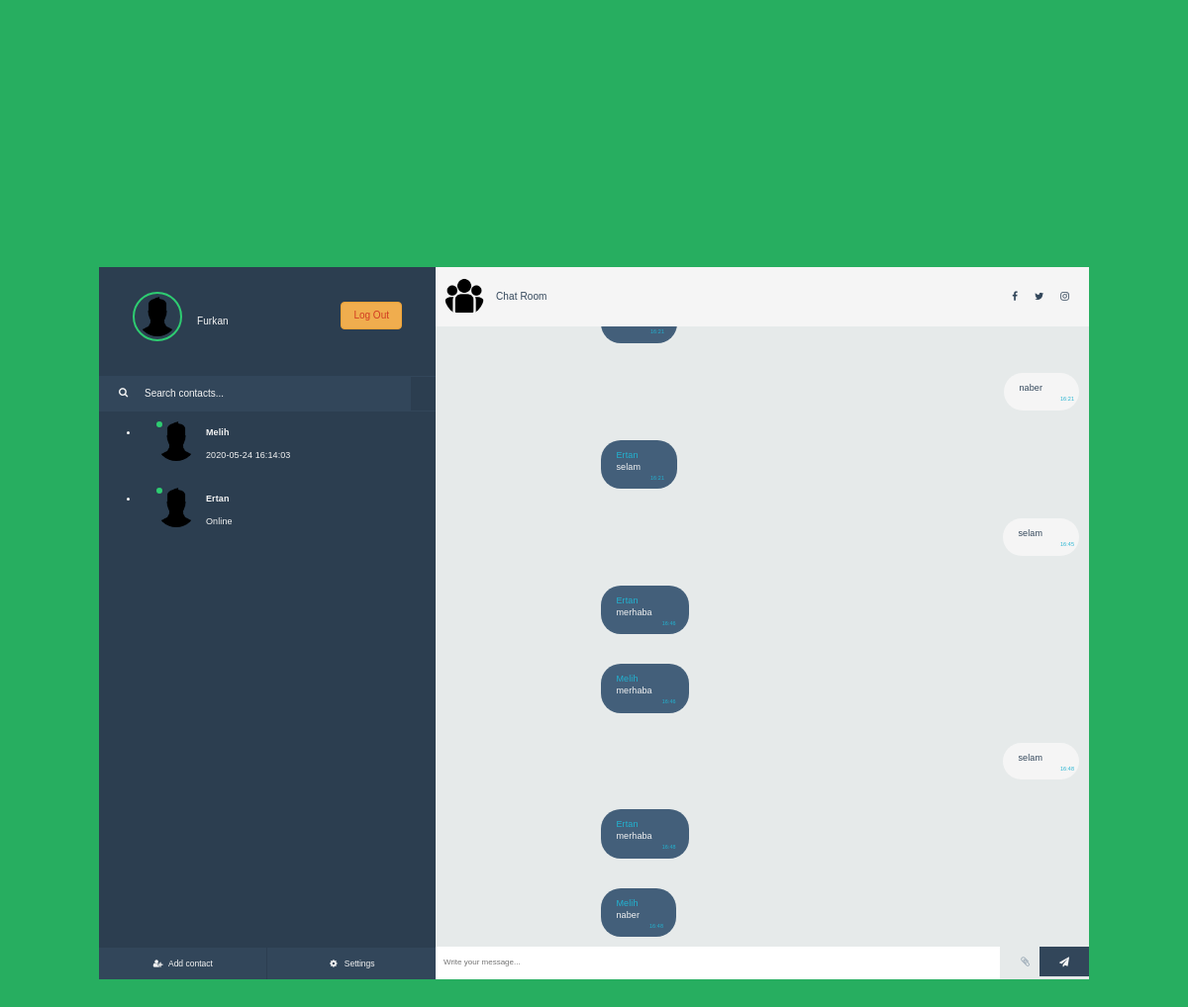
/chatroom.php (signed in), run on the app's committed database.
### tables this page shows
CREATE TABLE `users` (
  `id` int(6) UNSIGNED NOT NULL,
  `name` varchar(30) NOT NULL,
  `password` varchar(16) NOT NULL,
  `email` varchar(50) NOT NULL,
  `login_status` tinyint(4) NOT NULL DEFAULT 0,
  `last_login` datetime NOT NULL
);

CREATE TABLE `chatrooms` (
  `id` int(6) UNSIGNED NOT NULL,
  `userid` int(6) NOT NULL,
  `msg` varchar(200) NOT NULL,
  `created_on` datetime NOT NULL
);

### db/users.php (called while the page is built, shortened)
<?php
	class users {
		public $dbConn;
		public function __construct() {
			require_once("DbConnect.php");
			$db = new DbConnect();
			$this->dbConn = $db->connect();
		}
		public function getAllUsers() {
			$stmt = $this->dbConn->prepare("SELECT * FROM users");
			$stmt->execute();
			$users = $stmt->fetchAll(PDO::FETCH_ASSOC);
			return $users;
		}
	}

### db/DbConnect.php (called while the page is built, shortened)
<?php
	class DbConnect {
		private $host = 'localhost';
		private $dbName = 'web';
		private $user = 'root';
		private $pass = '';
		public function connect() {
			try {
				$conn = new PDO("mysql:host=$this->host; dbname=$this->dbName;charset=utf8mb4", $this->user, $this->pass);
				$conn->setAttribute(PDO::ATTR_ERRMODE, PDO::ERRMODE_EXCEPTION);
				return $conn;
			} catch( PDOException $e) {
				echo 'Database Error: ' . $e->getMessage();
			}
		}
	}
 ?>

### db/chatrooms.php (called while the page is built, shortened)
<?php
	class chatrooms
	{
		protected $dbConn;
		public function __construct() {
			require_once('DbConnect.php');
			$db = new DbConnect();
			$this->dbConn = $db->connect();
		}
		public function getAllChatRooms() {
			$stmt = $this->dbConn->prepare("SELECT c.*, u.name FROM chatrooms c JOIN users u ON(c.userid = u.id) ORDER BY c.id ASC");
			$stmt->execute();
			$chatrooms = $stmt->fetchAll(PDO::FETCH_ASSOC);
			return $chatrooms;
		}
	}
 ?>

### chatroom.php (the view, shortened to what this page needs)
<link href="//netdna.bootstrapcdn.com/bootstrap/3.0.0/css/bootstrap.min.css" rel="stylesheet" id="bootstrap-css">
<!DOCTYPE html>
<html>
<head>
	<link rel='stylesheet prefetch' href='https://cdnjs.cloudflare.com/ajax/libs/meyer-reset/2.0/reset.min.css'>
	<link rel='stylesheet prefetch' href='https://cdnjs.cloudflare.com/ajax/libs/font-awesome/4.6.2/css/font-awesome.min.css'>
	<link rel='stylesheet prefetch' href='css/chatroom.css'>
</head>
<body>
	<?php
	require("./db/users.php");
	require("./db/chatrooms.php");
	$objChatroom = new chatrooms;
	$chatrooms   = $objChatroom->getAllChatRooms();
	$objUser = new users;
	$users   = $objUser->getAllUsers();
	?>
	<div id="frame">
		<div id="sidepanel">
			<div id="profile">
				<div class="wrap">
					<img id="profile-img" src="images/user-picture.png" class="online" alt="" />
					<?php
					foreach ($_SESSION['user'] as $key => $user) {
						$userId = $key;
						echo "<p> <span id='uname'>" . $user['name'] . "</span></p>";
					}
					?>
					<input type="button" class="btn btn-warning" id="log-out" name="log-out" value="Log Out">
				</div>
			</div>
			<div id="search">
				<label for=""><i class="fa fa-search" aria-hidden="true"></i></label>
				<input type="text" placeholder="Search contacts..." />
			</div>
			<div id="contacts">
				<ul>
					<?php
					foreach ($users as $key => $user) {
						$last_login = $user['last_login'];
						if ($user['login_status'] == 1) {
							$last_login = "Online";
						}
						if (!isset($_SESSION['user'][$user['id']])) {
							echo "<li class='contact'>
							<div class='wrap'>
								<span id={$user['id']} class='contact-status online'></span>
								<img src='images/user-picture.png'  />
								<div class='meta'>
									<p class='name'>{$user['name']}</p>
									<p class='preview {$user['id']}'>{$last_login}</p>
								</div>
							</div>
						</li>";
						}
					}
					?>
				</ul>
			</div>
			<div id="bottom-bar">
				<button id="addcontact"><i class="fa fa-user-plus fa-fw" aria-hidden="true"></i> <span>Add contact</span></button>
				<button id="settings"><i class="fa fa-cog fa-fw" aria-hidden="true"></i> <span>Settings</span></button>
			</div>
		</div>
		<div class="content">
			<div class="contact-profile">
				<img src="images/team.png" alt="" />
				<p>Chat Room</p>
				<div class="social-media">
					<i class="fa fa-facebook" aria-hidden="true"></i>
					<i class="fa fa-twitter" aria-hidden="true"></i>
					<i class="fa fa-instagram" aria-hidden="true"></i>
				</div>
			</div>
			<div class="messages">
				<ul id="chats">
					<?php
					foreach ($chatrooms as $key => $chatroom) {
						if ($userId == $chatroom['userid']) {
							echo "
									<li class='replies'>
										<p>{$chatroom['msg']}<span class='msg_date'>". date("H:i", strtotime($chatroom['created_on']))."</span></p>
									</li>
								";
						} else {
							echo "
									<li class='sent'>
										<p><span>{$chatroom['name']}</span><br>{$chatroom['msg']}<span class='msg_date'>". date("H:i", strtotime($chatroom['created_on']))."</span></p>
									</li>
								";
						}
					}
					?>
				</ul>
			</div>
			<form method="post" >
				<div class="message-input" >
					<div class="wrap" >
						<textarea id="msg" name="msg" type="text" placeholder="Write your message..."></textarea>
						<i class="fa fa-paperclip attachment" aria-hidden="true"></i>
						<button id="send" name="send" class="submit"><i class="fa fa-paper-plane" aria-hidden="true"></i></button>
					</div>
				</div>
			</form>
		</div>
	</div>
</body>
</html>

### data on the page
users: name "Furkan"
users: name "Melih", last_login "2020-05-24 16:14:03"
users: name "Ertan", login_status "Online"
chatrooms: created_on "16:21"
chatrooms: msg "naber", created_on "16:21"
chatrooms: userid.name "Ertan", msg "selam", created_on "16:21"
chatrooms: msg "selam", created_on "16:45"
chatrooms: userid.name "Ertan", msg "merhaba", created_on "16:46"
chatrooms: userid.name "Melih", msg "merhaba", created_on "16:46"
chatrooms: msg "selam", created_on "16:48"
chatrooms: userid.name "Ertan", msg "merhaba", created_on "16:48"
chatrooms: userid.name "Melih", msg "naber", created_on "16:48"
